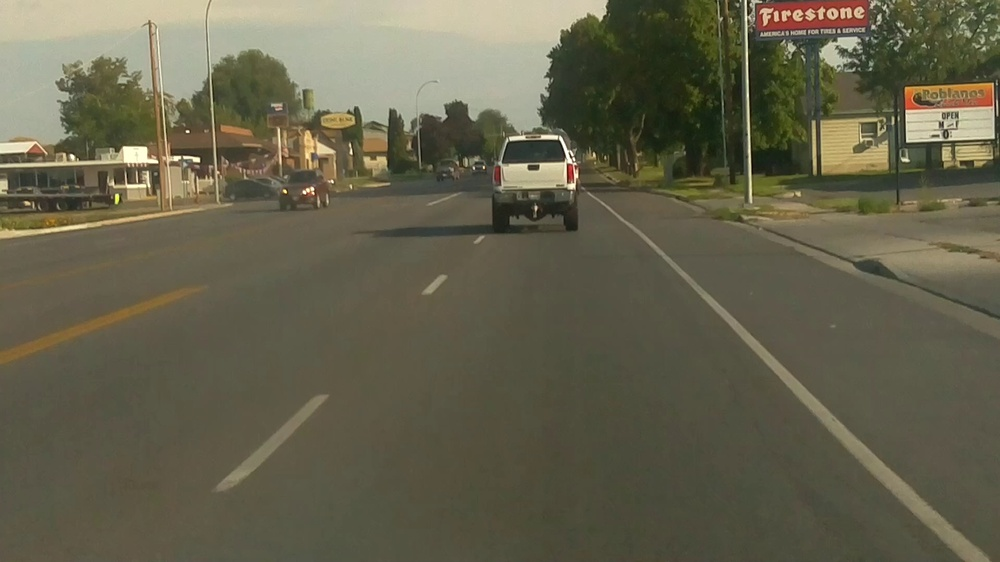
#> input picture images/output11839.jpg, 1000 x 562 px, shrunk from 1920 x 1080 before the run, found by its file name
$ python exam2_image_questions.py
#> lines starting #> are read from the running program, lines starting #| are printed output that depends on the picture
import math
import numpy as np
import argparse
import cv2
import sys
import os
import re
import numpy
import statistics

# [19 lines left out: functions generate_file_names, read_img_dir, not called in this run]

def luminosity(rgb, rcoeff=0.2126, gcoeff=0.7152, bcoeff=0.0722):
    return rcoeff*rgb[0]+gcoeff*rgb[1]+bcoeff*rgb[2]

# [52 lines left out: functions grayscale, amplify, find_mean, find_median, find_mode, not called in this run]

def find_SD(arr):

    new_arr = []

    for row in arr:
        for col in row:
            new_arr.append(col)

    return numpy.std(new_arr)

def mean_median_mode(image_path):
    image = cv2.imread(image_path)
#> image is the input picture: shape (562, 1000, 3); mean B, G, R 76.5, 97.6, 100.9
    B, G, R = cv2.split(image)
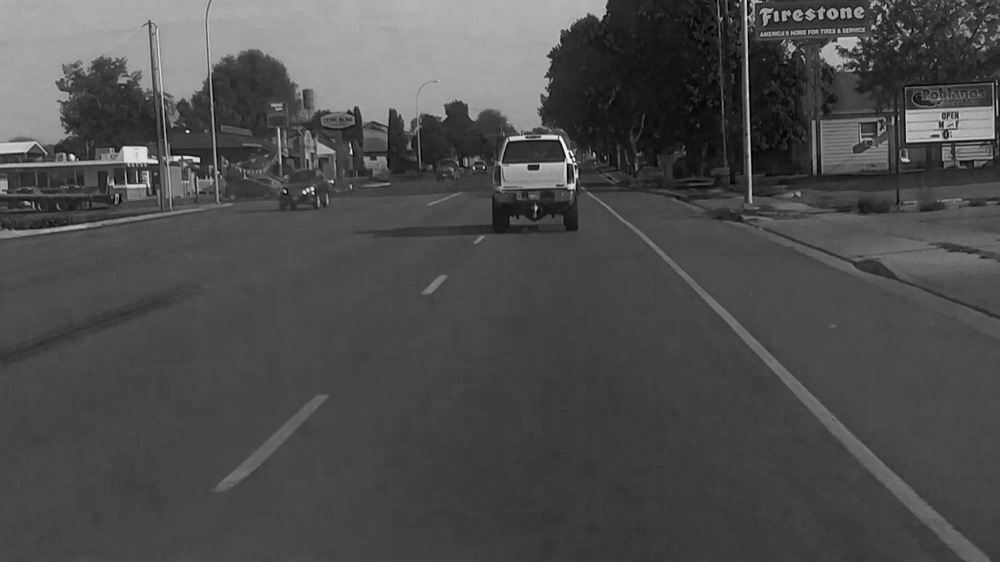
#> B: shape (562, 1000); min 0, max 246, mean 76.5
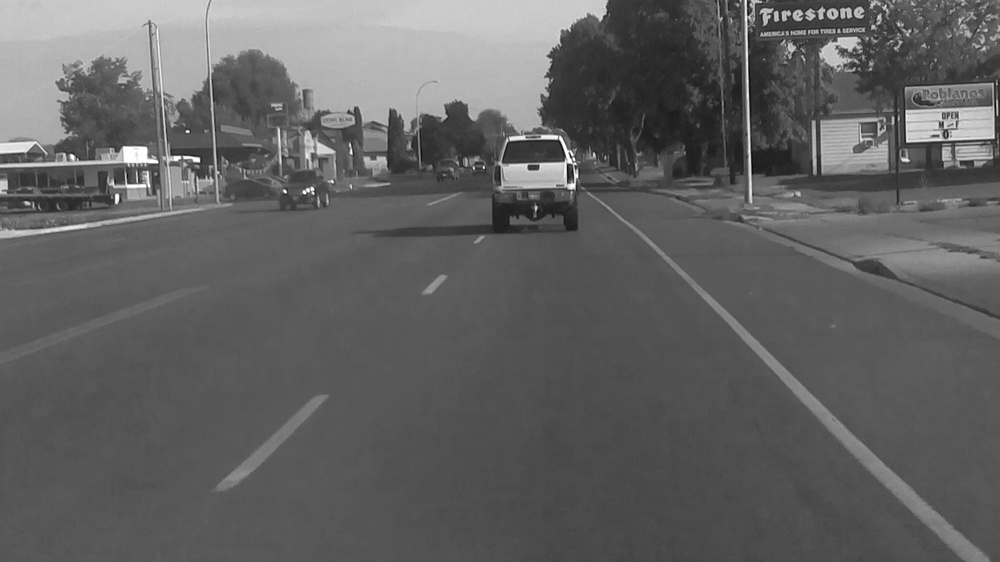
#> G: shape (562, 1000); min 6, max 255, mean 97.6
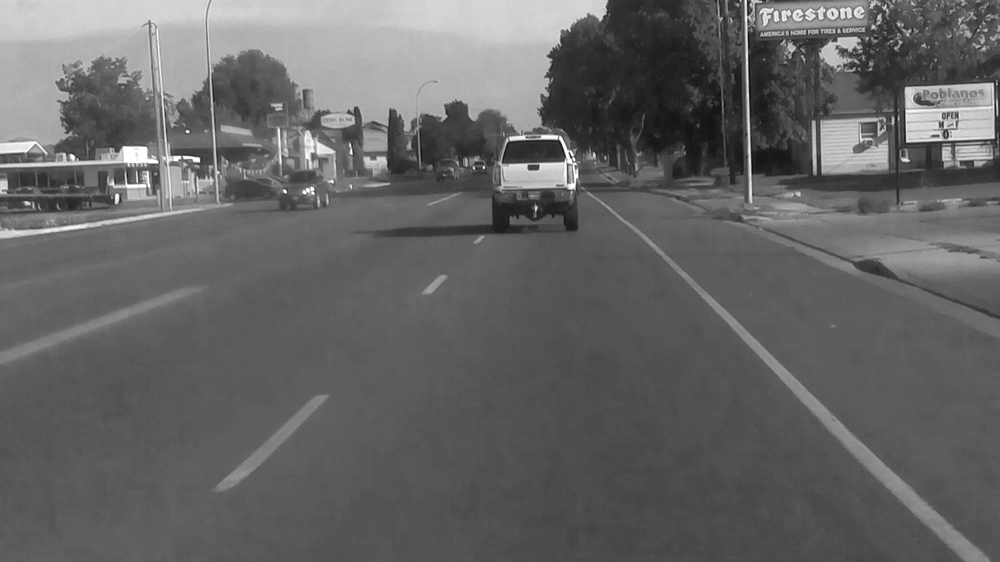
#> R: shape (562, 1000); min 10, max 255, mean 100.9

    # [11 lines of commented-out code are left out]

    blue_sd = find_SD(B)
#> after the loop in find_SD, `for row in arr:`: new_arr = 562000 items
#> blue_sd = 35.85
    # green_sd = find_SD(G)
    # red_sd = find_SD(R)
    return {"sd": blue_sd}
    # [18 lines of commented-out code are left out]
if __name__ == '__main__':
    ap = argparse.ArgumentParser()
    # [5 lines of commented-out code are left out]
    print(mean_median_mode('C:\\Users\\Krista Gurney\\Documents\\cs3430\\Exam2Review\\images\\output11839.jpg'))
    cv2.waitKey()
    cv2.destroyAllWindows()

$ run again, with images/output11840.jpg copied over images/output11839.jpg
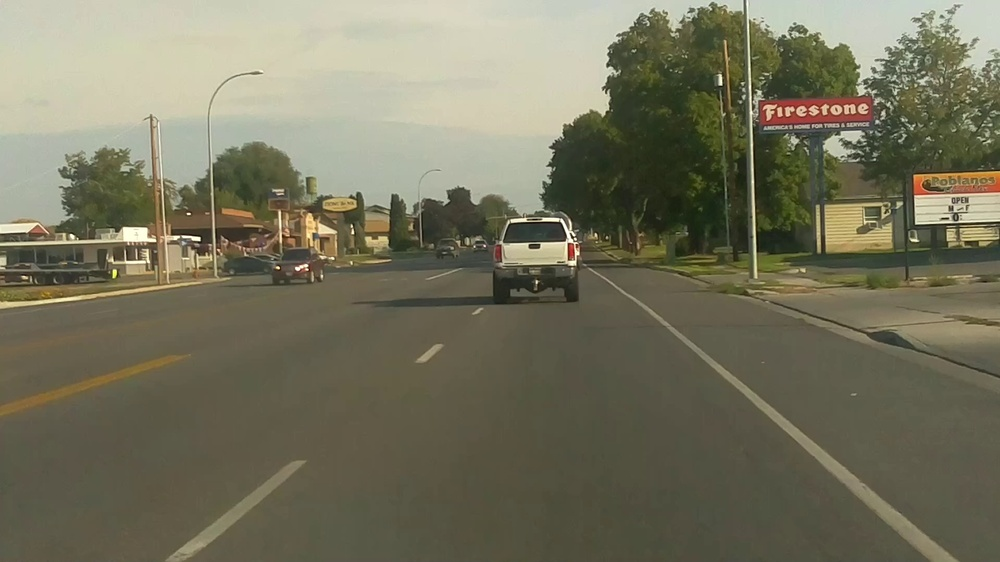
#> input picture images/output11840.jpg, 1000 x 562 px, shrunk from 1920 x 1080 before the run, found by its file name
#> in mean_median_mode, image is the input picture: shape (562, 1000, 3); mean B, G, R 93.3, 114.8, 117.1
#> in mean_median_mode, `B, G, R = cv2.split(image)`:
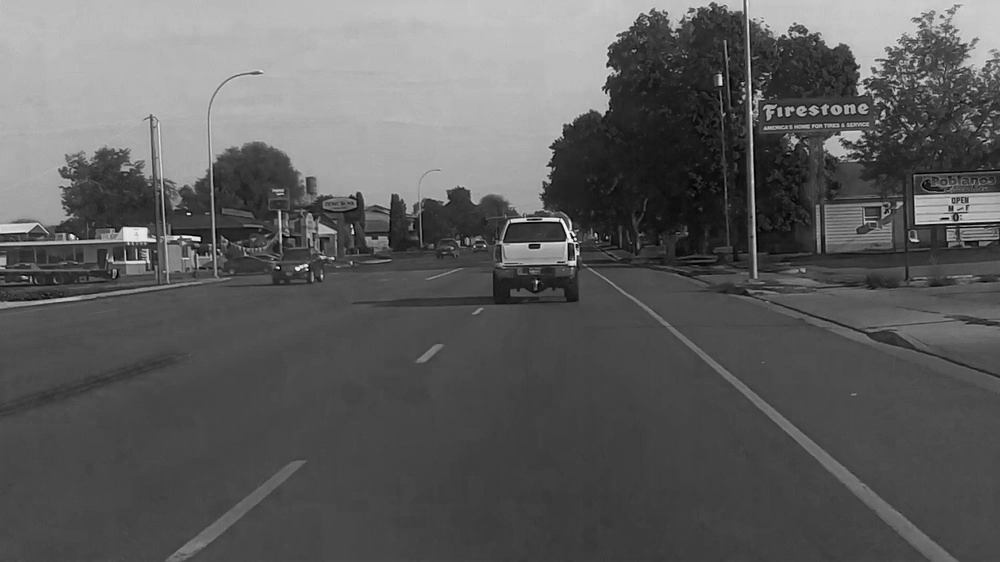
#> B: shape (562, 1000); min 0, max 246, mean 93.3
#> in mean_median_mode, `B, G, R = cv2.split(image)`:
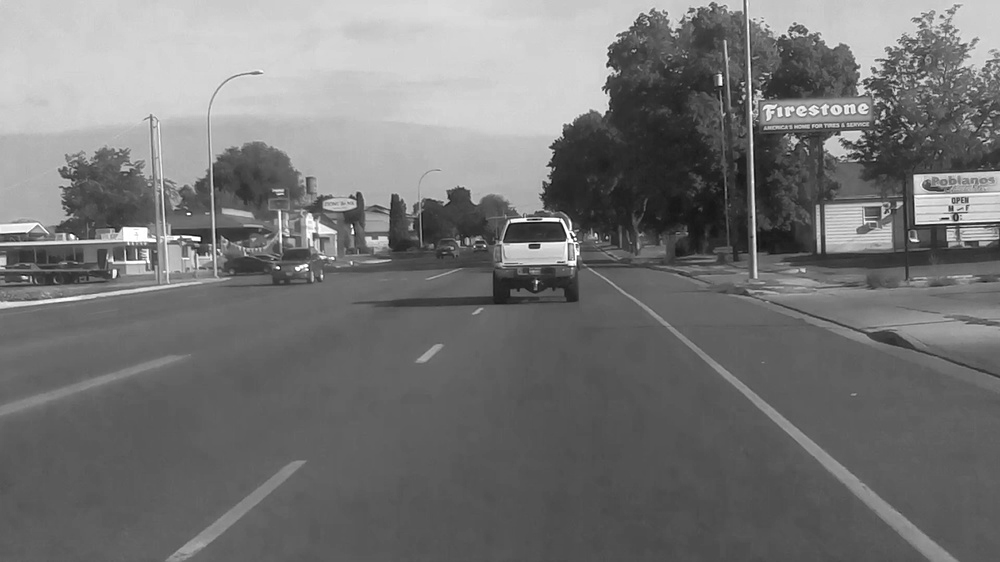
#> R: shape (562, 1000); min 12, max 255, mean 117.1
#> after the loop in find_SD, `for row in arr:`: new_arr = 562000 items
#> blue_sd = 50.89

$ run again, with images/output11842.jpg copied over images/output11839.jpg
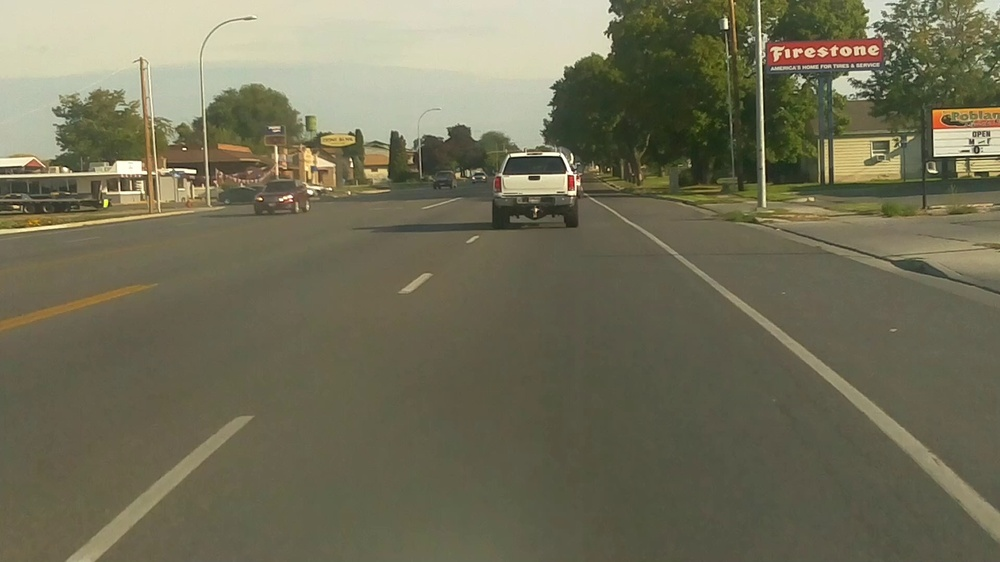
#> input picture images/output11842.jpg, 1000 x 562 px, shrunk from 1920 x 1080 before the run, found by its file name
#> in mean_median_mode, image is the input picture: shape (562, 1000, 3); mean B, G, R 87.7, 110.8, 113.4
#> in mean_median_mode, `B, G, R = cv2.split(image)`:
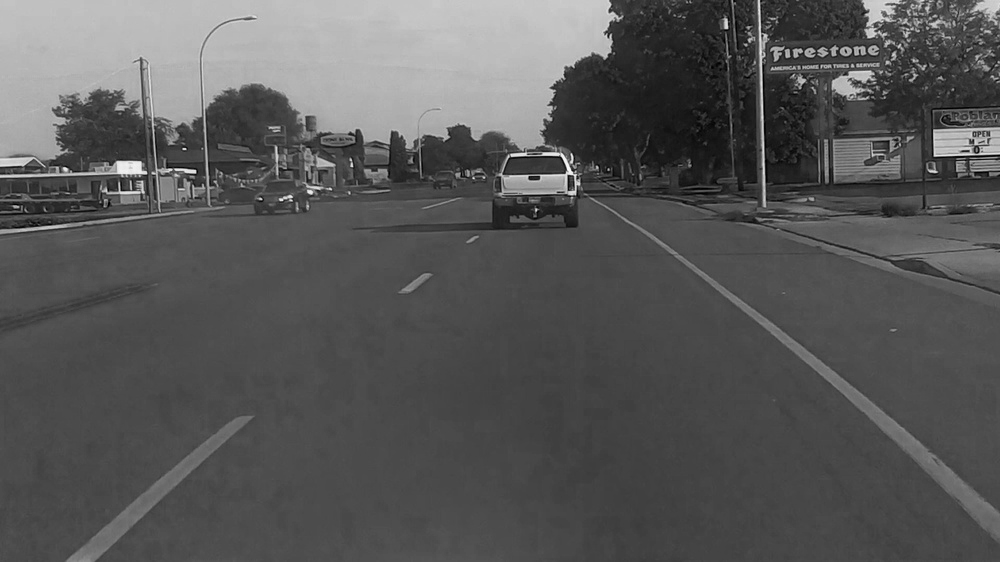
#> B: shape (562, 1000); min 0, max 248, mean 87.7
#> in mean_median_mode, `B, G, R = cv2.split(image)`:
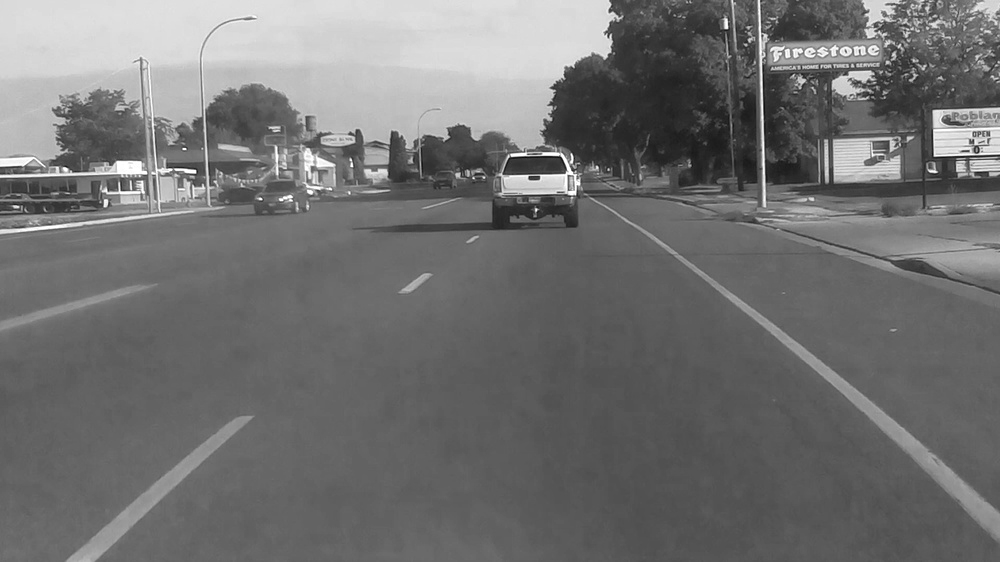
#> R: shape (562, 1000); min 8, max 255, mean 113.4
#> after the loop in find_SD, `for row in arr:`: new_arr = 562000 items
#> blue_sd = 42.4
